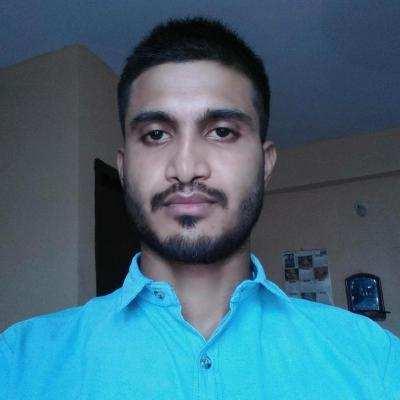
#> input picture Resources/githubProfile.jpg, 400 x 400 px
$ python 6imageJoin.py
#> lines starting #> are read from the running program, lines starting #| are printed output that depends on the picture
import cv2
import numpy as np
img = cv2.imread("Resources/githubProfile.jpg")
#> img is the input picture: shape (400, 400, 3); mean B, G, R 122.7, 104.6, 64.7

imgHor = np.hstack((img,img))
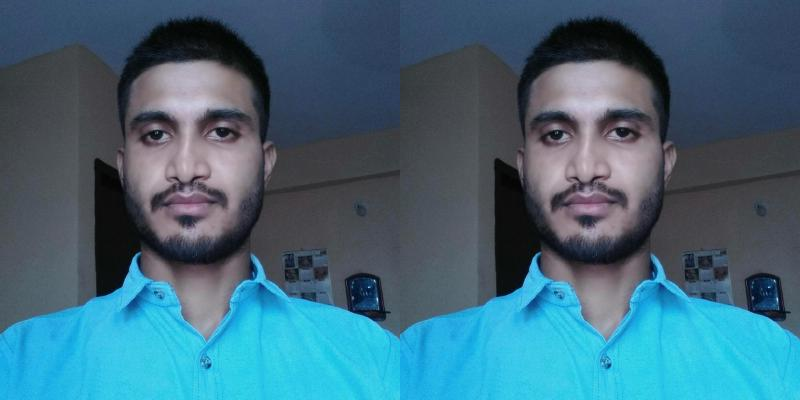
#> imgHor: shape (400, 800, 3); mean B, G, R 122.7, 104.6, 64.7
img = cv2.resize(img, (200,200))
#> img: shape (200, 200, 3)
imgVer = np.vstack((img, img))
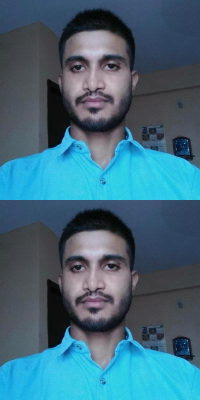
#> imgVer: shape (400, 200, 3); mean B, G, R 122.9, 104.8, 64.8

cv2.imshow("Horizontal", imgHor)
cv2.imshow("Vertical", imgVer)


cv2.waitKey(0)

$ run again, with Resources/wall.jfif saved as Resources/githubProfile.jpg
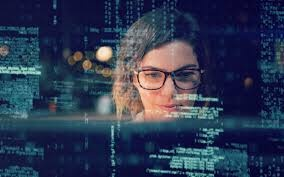
#> input picture Resources/wall.jfif, 284 x 177 px
#> img is the input picture: shape (177, 284, 3); mean B, G, R 82.1, 56.8, 44.9
#> `img = cv2.resize(img, (200,200))`:
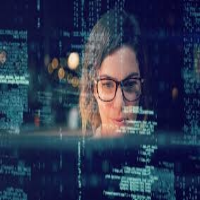
#> img: shape (200, 200, 3); mean B, G, R 82, 56.6, 44.7
#> `imgVer = np.vstack((img, img))`:
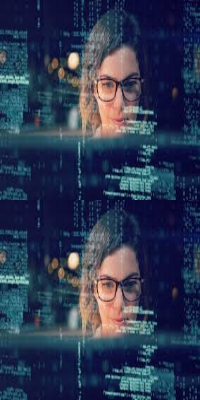
#> imgVer: shape (400, 200, 3); mean B, G, R 82, 56.6, 44.7
